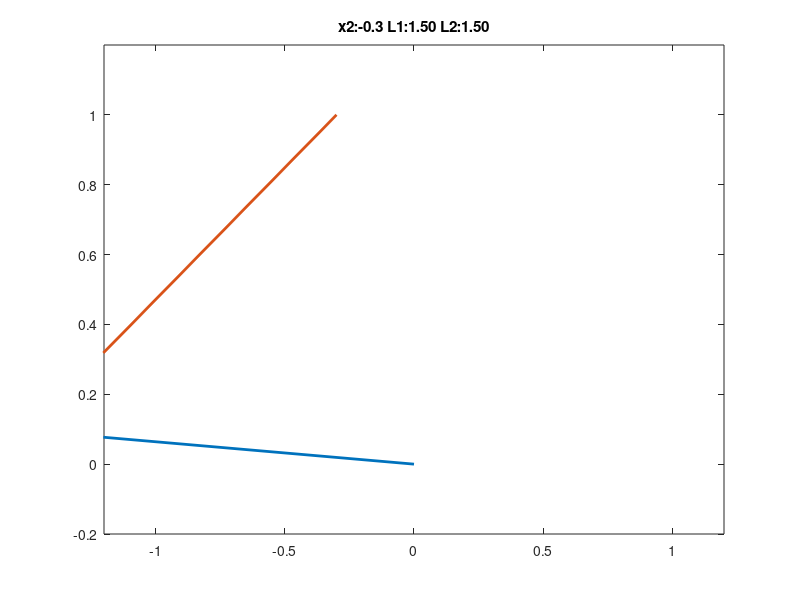

This figure's MATLAB source:
close all;
clear;
format compact;

cols = [];

count=0;
for x2 = linspace(0.3,-0.3,6)
    y2 = 1;
    for L1=linspace(0.1,1.5,15)
        for L2=linspace(0.1,1.5,15)
            count=count+1;
            count
            try
                cosa = (-(x2^2+y2^2)+L1^2+L2^2)/(2*L1*L2);
                alpha = -atan2(sqrt(1-(cosa)^2),cosa);
                theta2 = pi - alpha;
                theta1 = atan2(y2,x2) - atan2(L2*sin(theta2),L1+L2*cos(theta2));
                
                x1 = L1*cos(theta1);
                y1 = L1*sin(theta1);
                
                L1a = sqrt(x1^2+x2^2);
                L2a = sqrt((x2-x1)^2+(y2-y1)^2);
                err1 = abs(L1-L1a);
                err2 = abs(L2-L2a);
                
                px1  = [0,x1];
                py1 = [0,y1];
                px2 = [x1,x2];
                py2 = [y1,y2];
                
                cla;
                plot(px1,py1,'LineWidth',2);
                hold on;
                plot(px2,py2,'LineWidth',2);
                xlim([-1.2,1.2]);
                ylim([-0.2,1.2]);
                
                title(sprintf('x2:%.1f L1:%.2f L2:%.2f',x2,L1,L2));
%                 if(count==38) %x2:0.15 L1:0.65 L2:0.65
%                     x2,L1,L2
%                     pause(10); 
%                 end
                %                 pause(0.3);
                %                 str=sprintf('x2=%.2f, L1=%.2f, L2=%.2f, theta1=%.2f, theta2=%.2f',...
                %                     x2,L1,L2,theta1*180/pi,2*pi-alpha*180/pi);
                col = [count,x2,L1,L2,theta1*180/pi,2*pi-alpha*180/pi];
                cols = vertcat(cols,col);
            catch
            end
        end
    end    
end
 cols
csvwrite('hoge.csv',cols);

